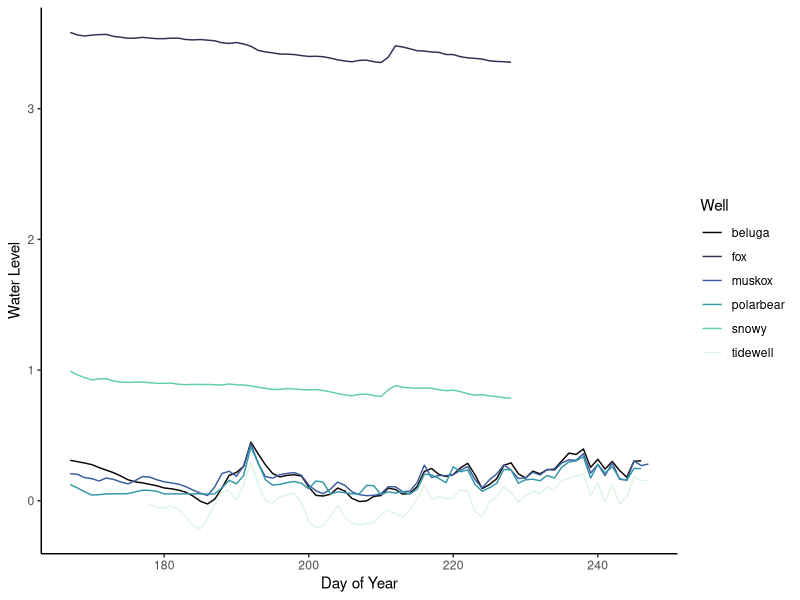
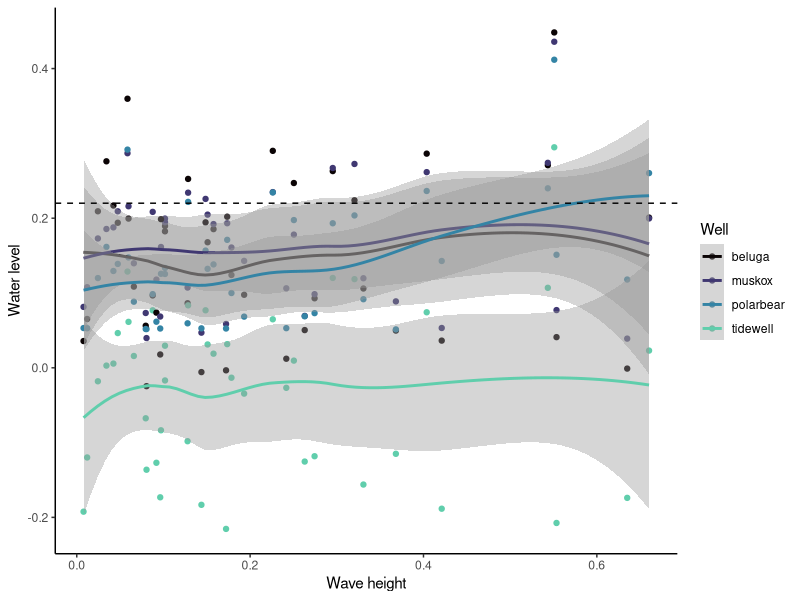
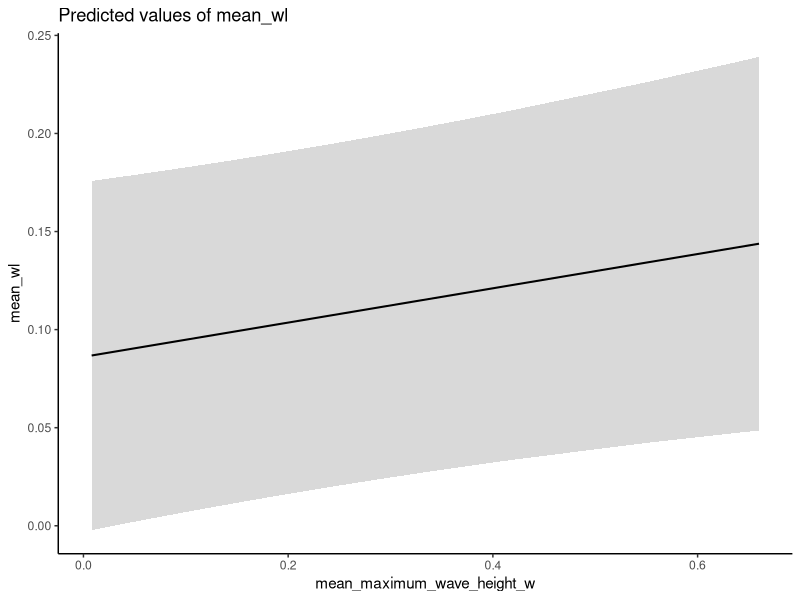
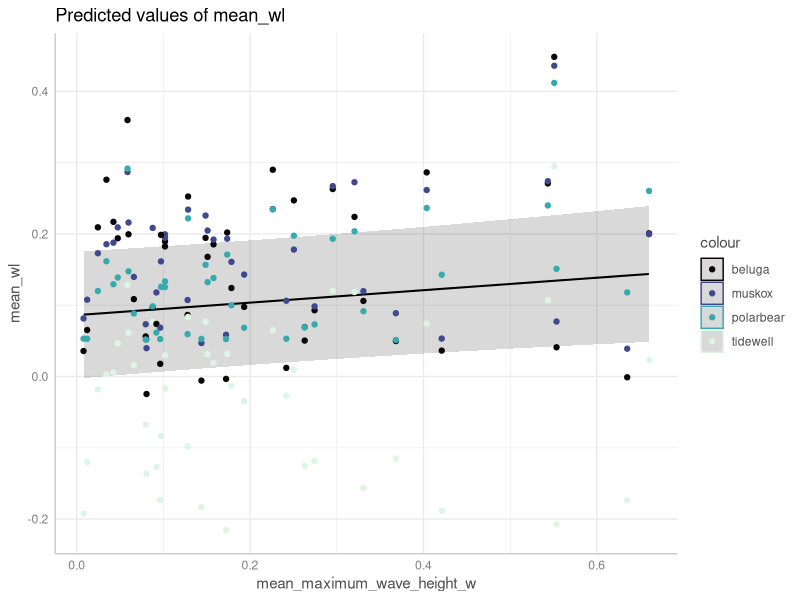
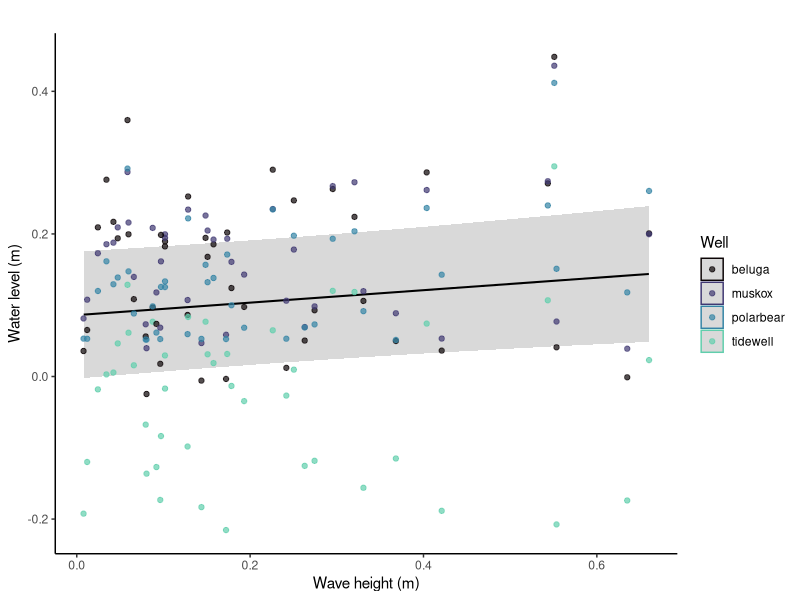

The R source for these figures, in order:
library(tidyverse)
library(data.table)
library(lubridate)
library(lme4)
library(lmerTest)
library(ggeffects)

floody_times <- fread(file.path("data","flood","WELL_database2025.csv"))

# Create a list of all of the variables in flood_times
names(floody_times)

# Turn variable datetime into the variables year, month, day, hour
floody_times <- floody_times %>%
  mutate(datetime = as.POSIXct(datetime, format="%Y-%m-%d %H:%M:%S", tz="UTC")) %>%
  mutate(Year = lubridate::year(datetime),
         Month = lubridate::month(datetime),
         Day = lubridate::day(datetime),
         Hour = lubridate::hour(datetime),
         DOY = lubridate::yday(datetime))

# Reshape floody_times to long format turning tidywell, polarbear, beluga, muskox, fox, snowy into a single variable wellname with corresponding waterlevel values
floody_times_long <- floody_times %>%
  pivot_longer(
    cols = starts_with(c("wl", "height", "temp", "cond", "level")),
    names_to = c(".value", "wellname"), 
    names_sep = "_")

# Create a summary of floody_times_long of the mean wl, height, temp, cond and level per DOY
floody_times_summary <- floody_times_long %>%
  group_by(DOY, wellname) %>%
  summarize(mean_wl = mean(wl), na.rm = TRUE,
            mean_height = mean(height), na.rm = TRUE,
            mean_temp = mean(temp), na.rm = TRUE,
            mean_cond = mean(cond), na.rm = TRUE,
            mean_level = mean(level), na.rm = TRUE,
            mean_astrotide = mean(astrotide), na.rm = TRUE,
            mean_surge = mean(surge), na.rm = TRUE,
            mean_wind_direction = mean(wind_direction), na.rm = TRUE,
            mean_wind_speed = mean(wind_speed), na.rm = TRUE,
            mean_gust_speed = mean(gust_speed), na.rm = TRUE,
            mean_solar_radiation = mean(solar_radiation), na.rm = TRUE,
            mean_precipitation = mean(precipitation), na.rm = TRUE,
            mean_air_temp = mean(air_temp), na.rm = TRUE,
            mean_air_pressure = mean(air_pressure), na.rm = TRUE,
            mean_significant_wave_height_s = mean(significant_wave_height_s), na.rm = TRUE,
            mean_significant_wave_period_s = mean(significant_wave_period_s), na.rm = TRUE,
            mean_maximum_wave_height_s = mean(maximum_wave_height_s), na.rm = TRUE,
            mean_maximum_wave_period_s = mean(maximum_wave_period_s), na.rm = TRUE,
            mean_average_wave_height_s = mean(average_wave_height_s), na.rm = TRUE,
            mean_average_wave_period_s = mean(average_wave_period_s), na.rm = TRUE,
            mean_wave_energy_s = mean(wave_energy_s), na.rm = TRUE,
            mean_significant_wave_height_n = mean(significant_wave_height_n), na.rm = TRUE,
            mean_significant_wave_period_w = mean(significant_wave_period_w), na.rm = TRUE,
            mean_maximum_wave_height_w = mean(maximum_wave_height_w), na.rm = TRUE,
            mean_maximum_wave_period_w = mean(maximum_wave_period_w), na.rm = TRUE,
            mean_average_wave_height_w = mean(average_wave_height_w), na.rm = TRUE,
            mean_average_wave_period_w = mean(average_wave_period_w), na.rm = TRUE,
            mean_wave_energy_w = mean(wave_energy_w), na.rm = TRUE)

# Question: How does water level vary over time among the wells?

# Create a figure of the trend in water level for all wells
ggplot(data = floody_times_summary, aes(x = DOY, y = mean_wl, color = wellname ))+
  geom_line()+
  theme_classic()+
  labs(x = "Day of Year", y = "Water Level")+
  labs(color = "Well")+
  scale_color_viridis_d(option = "mako")

# Create a figure of the trend in water level for the wells beluga, polarbear, muskox and tidewell only
floody_times_filtered <- floody_times_summary %>%
  filter(wellname %in% c("beluga", "polarbear", "muskox", "tidewell"))

ggplot(data = floody_times_filtered, aes(x = mean_maximum_wave_height_w, y = mean_wl, color = wellname ))+
  geom_point()+
  geom_smooth()+
  theme_classic()+
  labs(x = "Wave height", y = "Water level")+
  labs(color = "Well")+
  # add dashed line at y = 0.22
  geom_hline(yintercept = 0.22, linetype = "dashed")+
  scale_color_viridis_d(option = "mako", end = 0.8)

# Run a statistical model to test the effect of mean_maximum_wave_height_w on mean_wl, with wellname as a random effect
model_flood_1 <- lmer(mean_wl ~ mean_maximum_wave_height_w + (1|wellname),
                      data = floody_times_filtered)
summary(model_flood_1)

# Plot the slope and error of model_flood_1 using the ggeffects package
library(ggeffects)

fit <- ggeffects::ggpredict(model_flood_1, terms = "mean_maximum_wave_height_w [all]")

plot(fit) + theme_classic()

# Add the raw data to the previous plot
plot(fit) + 
  geom_point(data = floody_times_filtered, aes(x = mean_maximum_wave_height_w, y = mean_wl, color = wellname))+
  scale_color_viridis_d(option = "mako")

# Add the raw data to the previous plot
plot(fit) + 
  geom_point(data = floody_times_filtered, aes(x = mean_maximum_wave_height_w, y = mean_wl, color = wellname), alpha = 0.7)+
  scale_color_viridis_d(option = "mako", end = 0.8) +
  labs(x = "Wave height (m)", y = "Water level (m)")+
  # rename legend title to "Well Name"
  labs(color = "Well")+
  # remove title from plot
  ggtitle("")+
  theme_classic()

# get rid of light colour in mako scale from viridis

  
